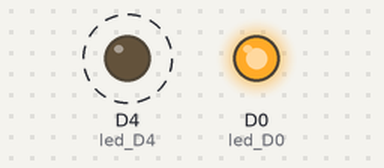
This sketch was run on a simulated ESP8266 (NodeMCU). Shown: output pins drawn as LEDs (lit = HIGH). Dashed ring = blinking.

Above: at 0.2 s.
At 2.1 s:
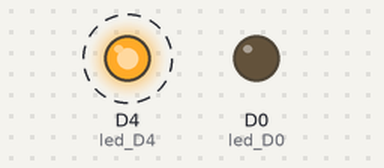
Timing chart, 0 to 3.0 s (numbered marks = the images above):
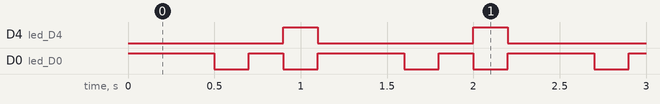

The sketch:

Blink_NodeMcu.ino
```cpp
//  Blink NodeMcu
int led_D0 = D0; // Pin D0 has an LED connected on most NodeMcu boards.
int led_D4 = D4; // Pin D4 has an LED connected on most ESP8266 boards.

void setup() {
  // initialize the digital pin as an output.
  pinMode(led_D0, OUTPUT);
  pinMode(led_D4, OUTPUT);
}

// the loop routine runs over and over again forever:
void loop() {
  digitalWrite(led_D0, HIGH);   // turn the LED off
  digitalWrite(led_D4, LOW);    // turn the LED on
  delay(500);                   // wait for 1 second

  digitalWrite(led_D0, LOW);    // turn the LED on
  delay(200);                   // wait for 0.2 second
  digitalWrite(led_D0, HIGH);   // turn the LED off
  delay(200);                   // wait for 0.2 second
  digitalWrite(led_D0, LOW);    // turn the LED on
  digitalWrite(led_D4, HIGH);   // turn the LED off
  delay(200);                   // wait for 0.2 second
}
```

Measured:
- by itself, D4 (led_D4): alternates HIGH for 0.20 s and LOW for 0.90 s
- by itself, D0 (led_D0): repeats every 1.1 s: LOW 0.20 s, HIGH 0.20 s, LOW 0.20 s, HIGH 0.50 s
- by itself, everything shown: repeats every 1.1 s, in 4 steps
